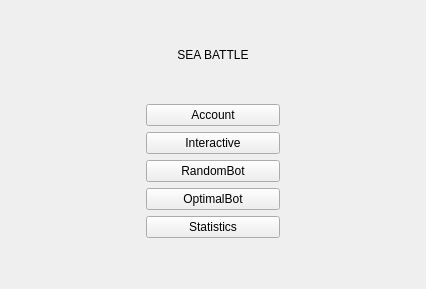
<?xml version="1.0" encoding="UTF-8"?>
<ui version="4.0">
 <class>MainMenu</class>
 <widget class="QWidget" name="MainMenu">
  <property name="geometry">
   <rect>
    <x>0</x>
    <y>0</y>
    <width>426</width>
    <height>289</height>
   </rect>
  </property>
  <property name="windowTitle">
   <string>Form</string>
  </property>
  <layout class="QGridLayout" name="gridLayout">
   <item row="1" column="1">
    <layout class="QVBoxLayout" name="verticalLayout">
     <item>
      <widget class="QPushButton" name="accountButton">
       <property name="sizePolicy">
        <sizepolicy hsizetype="MinimumExpanding" vsizetype="Fixed">
         <horstretch>0</horstretch>
         <verstretch>0</verstretch>
        </sizepolicy>
       </property>
       <property name="text">
        <string>Account</string>
       </property>
      </widget>
     </item>
     <item>
      <widget class="QPushButton" name="interactiveButton">
       <property name="text">
        <string>Interactive</string>
       </property>
      </widget>
     </item>
     <item>
      <widget class="QPushButton" name="randomButton">
       <property name="text">
        <string>RandomBot</string>
       </property>
      </widget>
     </item>
     <item>
      <widget class="QPushButton" name="optimalButton">
       <property name="text">
        <string>OptimalBot</string>
       </property>
      </widget>
     </item>
     <item>
      <widget class="QPushButton" name="statisticsButton">
       <property name="text">
        <string>Statistics</string>
       </property>
      </widget>
     </item>
     <item>
      <spacer name="verticalSpacer_2">
       <property name="orientation">
        <enum>Qt::Vertical</enum>
       </property>
       <property name="sizeType">
        <enum>QSizePolicy::Preferred</enum>
       </property>
       <property name="sizeHint" stdset="0">
        <size>
         <width>20</width>
         <height>40</height>
        </size>
       </property>
      </spacer>
     </item>
    </layout>
   </item>
   <item row="1" column="0">
    <spacer name="horizontalSpacer">
     <property name="orientation">
      <enum>Qt::Horizontal</enum>
     </property>
     <property name="sizeType">
      <enum>QSizePolicy::MinimumExpanding</enum>
     </property>
     <property name="sizeHint" stdset="0">
      <size>
       <width>40</width>
       <height>20</height>
      </size>
     </property>
    </spacer>
   </item>
   <item row="0" column="1">
    <widget class="QLabel" name="label">
     <property name="text">
      <string>SEA BATTLE</string>
     </property>
     <property name="alignment">
      <set>Qt::AlignCenter</set>
     </property>
    </widget>
   </item>
   <item row="1" column="2">
    <spacer name="horizontalSpacer_2">
     <property name="orientation">
      <enum>Qt::Horizontal</enum>
     </property>
     <property name="sizeType">
      <enum>QSizePolicy::MinimumExpanding</enum>
     </property>
     <property name="sizeHint" stdset="0">
      <size>
       <width>40</width>
       <height>20</height>
      </size>
     </property>
    </spacer>
   </item>
  </layout>
 </widget>
 <resources/>
 <connections/>
</ui>
